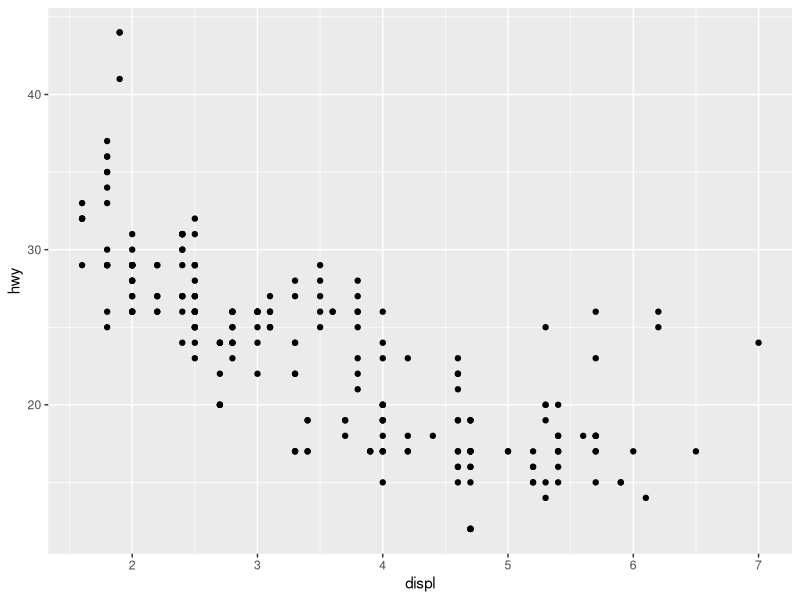
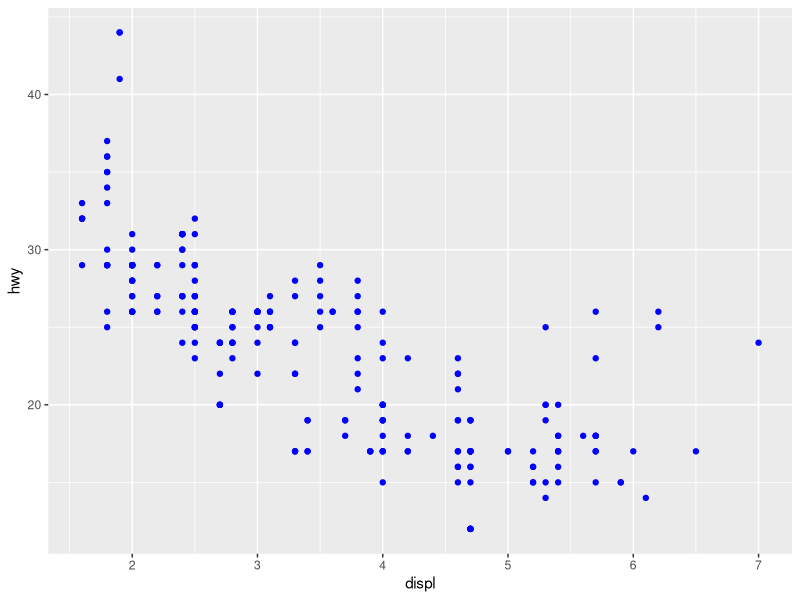
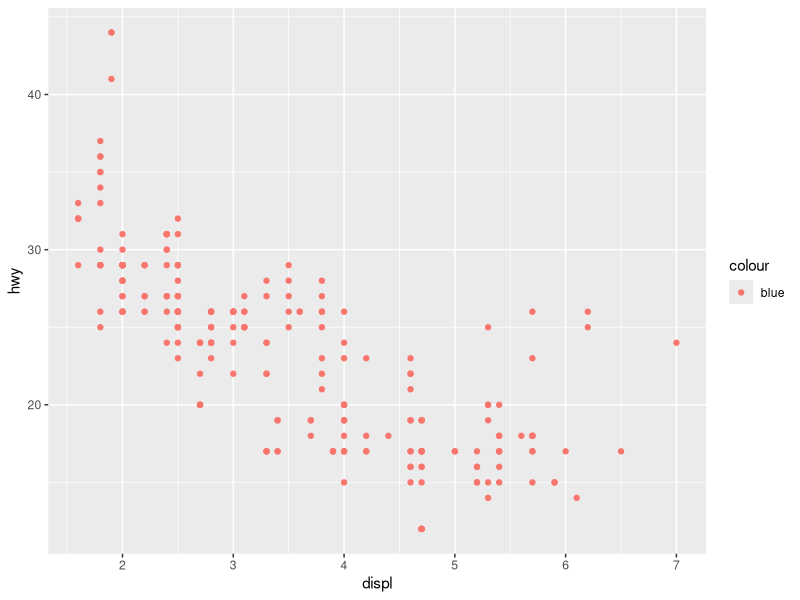
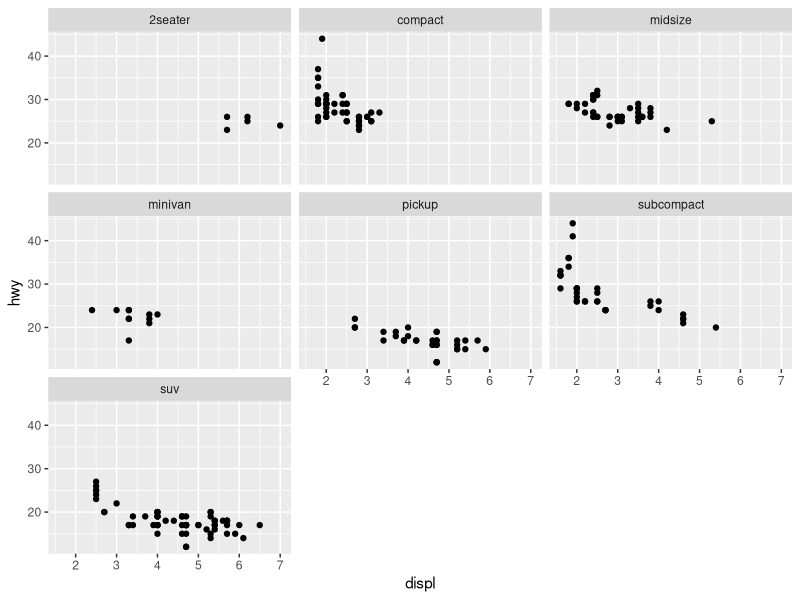
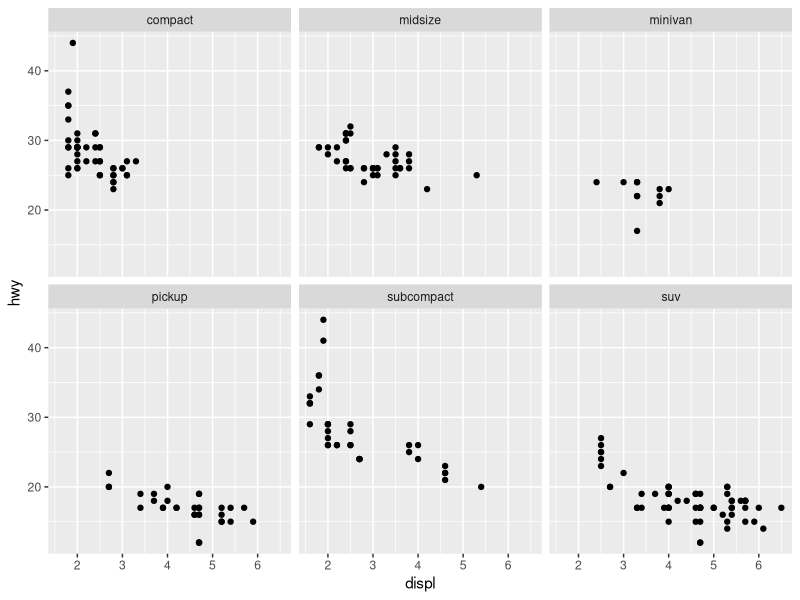
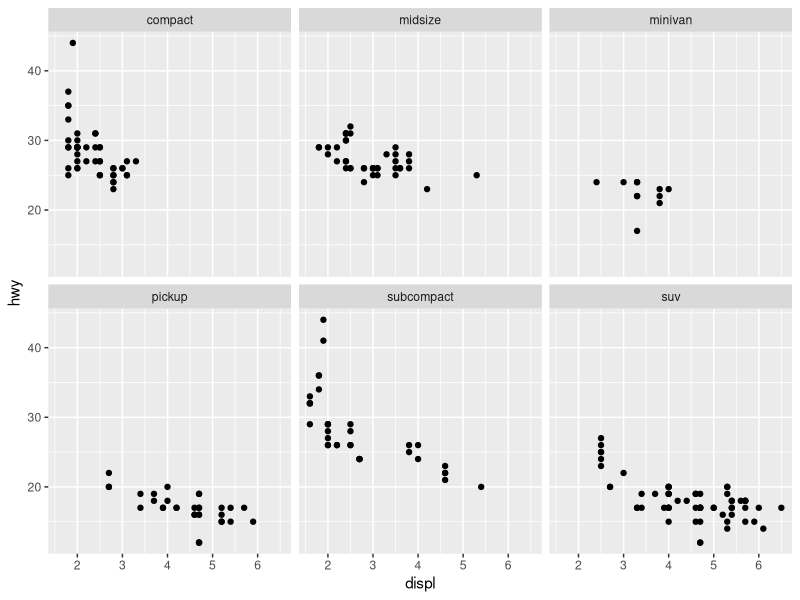
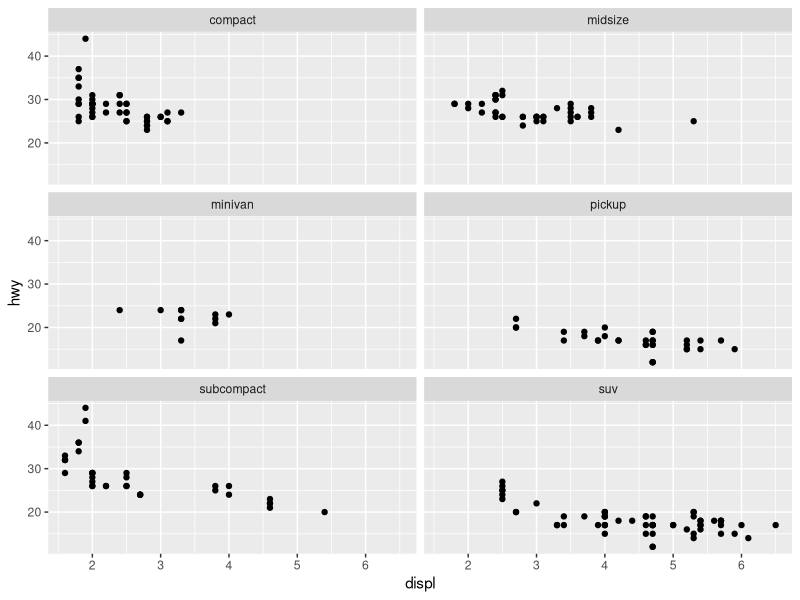
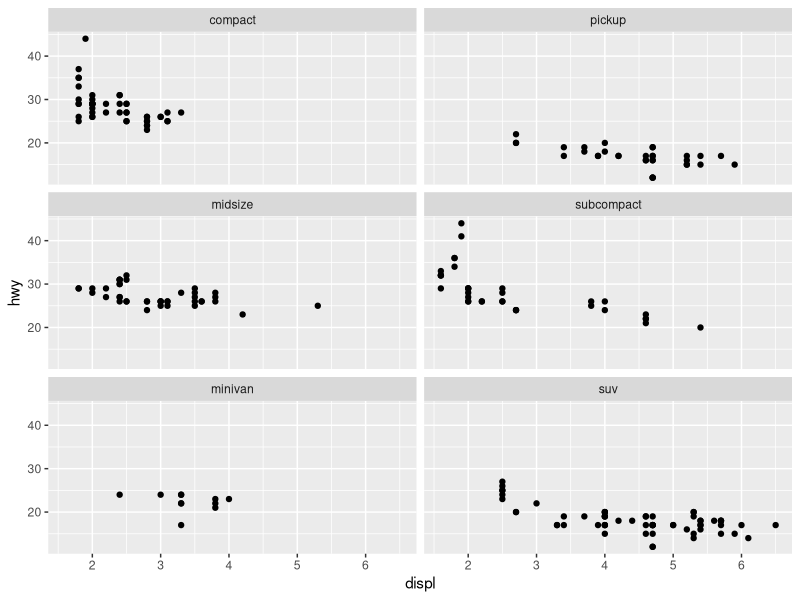

Source code (R) for these figures, in order:
 # tidyverse 패키지...
library(tidyverse)
ggplot(data=mpg) + geom_point(mapping = aes(x=displ, y = hwy))

### setting 및 mapping
ggplot(mpg) + geom_point(mapping = aes(x=displ, y = hwy), color = 'blue')

##mapping
ggplot(mpg) + geom_point(mapping = aes(x=displ, y = hwy, color = 'blue'))


### Facet_wrap :: 한 변수에 의한 facet
ggplot(mpg) + geom_point(aes(x=displ, y=hwy)) + facet_wrap(~class)

## 2seater를 제외하고 다시금 facet_wrap
ggplot(filter(mpg, class != '2seater')) + geom_point(aes(x=displ, y=hwy)) + facet_wrap(~class)


mpg%>%filter(class != '2seater') %>%ggplot() + geom_point(aes(x=displ, y=hwy)) + facet_wrap(~class)


# 패널 배치 조절
pp <- mpg%>%filter(class != '2seater') %>%ggplot() + geom_point(aes(x=displ, y=hwy)) + facet_wrap(~class)

pp + facet_wrap(~class, ncol=2)
# 그래프 배치 순서를 열 단위로 수정 dir='v'
pp + facet_wrap(~class, ncol=2, dir='v')

### Facet_grid :: 한 변수 또는 두 변수에 의한 facet

# cylinder 5가 많이 존재하지 않음
mpg$cyl%>%table()

# drv r이 많이 존재하지 않음
mpg$drv%>%table()

my_plot <- mpg%>%filter(cyl != 5, drv != 'r')%>%ggplot() + geom_point(aes(x= displ, y = hwy))

# drv를 row
my_plot + facet_grid(drv~.)

# cyl를 col
my_plot + facet_grid(.~cyl)

## drv와 cyl를 결합해서 사용하면
my_plot + facet_grid(drv~cyl)






